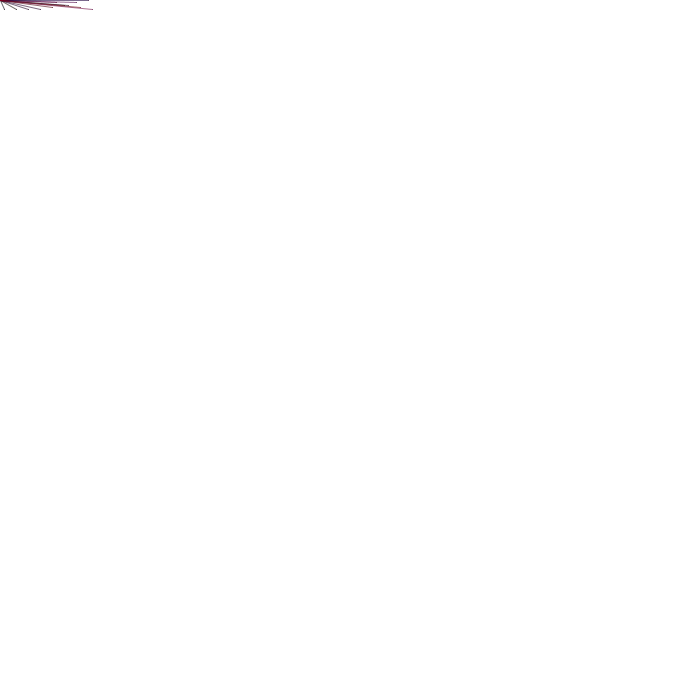
Frame 1 (no input)
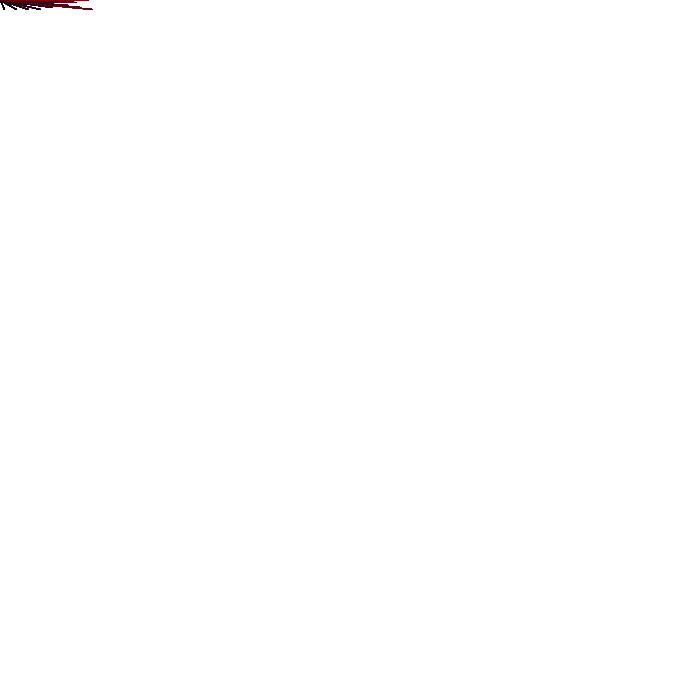
Frame 60 (the mouse pressed at the canvas centre just before this capture)
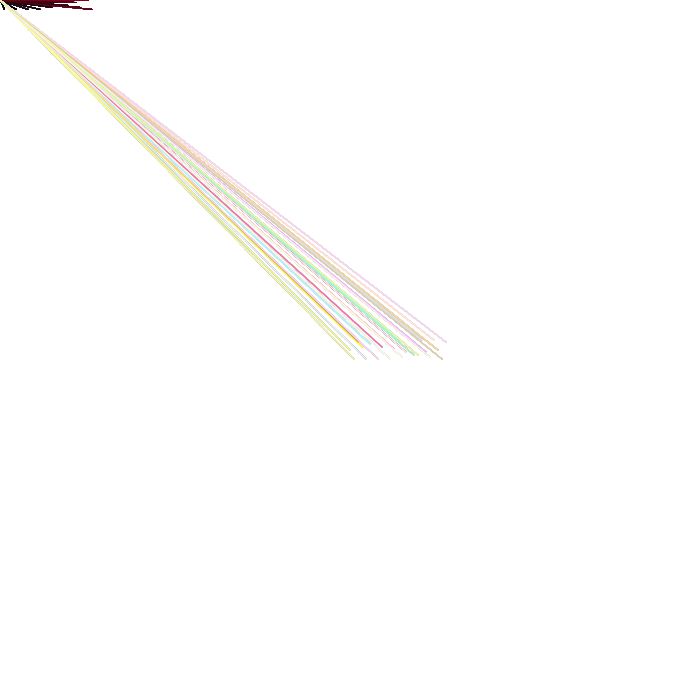
Frame 120 (the mouse held since frame 60 and released just before this capture)

The Processing sketch that drew these frames (run headless with seeded random() and noise(); from frame 60 on, the mouse is pressed at the canvas centre):

// Processing sketch: processing_167662
// ── processing_167662.pde

void setup() { 
  size(700, 700);
  background(255);
}
void draw() {
  for (int i = 0; i < 50; i += 2) {
    float a=mouseX+i*2;
    float b=mouseY+sin(i)*10;
    point(a,b);
    stroke(random(0,a*2),random(0,b*2),random(0,a+b),150);
    line(0,0,a,b);
  }
}
